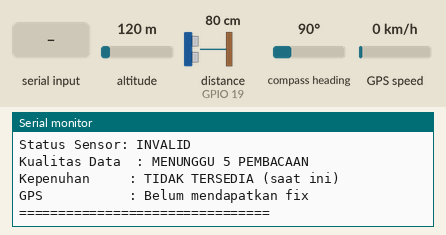
Recording of a sketch running on a simulated ESP32. Parts: the last lines printed to the serial monitor. Wiring (inferred from the names in the program): ultrasonic range finder: trigger GPIO 18; echo GPIO 19. Inputs (shaded band) come from the test bench; at power-on: distance to the obstacle (sensor on GPIO 19) 80 cm, altitude 120 m, compass heading 90°, GPS speed 0 km/h. The echo pulse lasts 58.3 µs per cm; WiFi joins after 1.5 s; servers stay silent unless stated; the GPS gets a fix after 3 s at 37.7749, -122.4194 with 8 satellites.

Above: at 1.2 s.
1.3 s: distance to the obstacle (sensor on GPIO 19) set to 35 cm
3.5 s: "V" received over Serial
At 3.81 s:
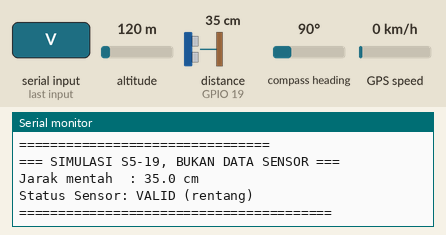
5.0 s: "T" received over Serial
6.5 s: distance to the obstacle (sensor on GPIO 19) set to 2 cm
At 7.8 s:
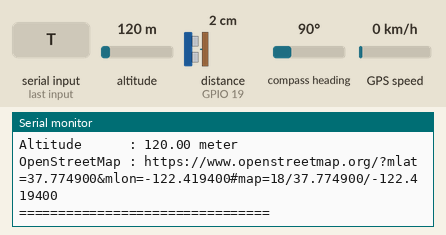
8.5 s: "J" received over Serial
At 8.9 s:
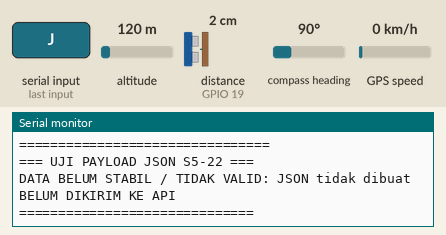
10.0 s: altitude set to 20 m
At 11.6 s:
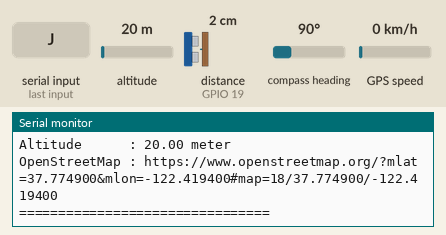
Timing chart, 0 to 12.5 s (numbered marks = the images above; inputs shaded):
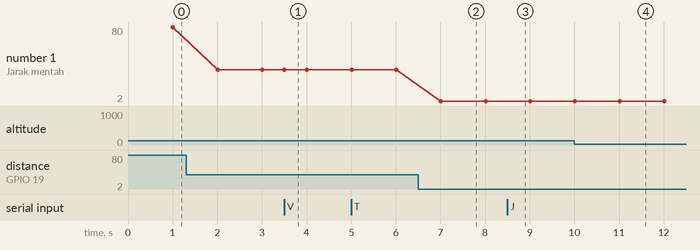

The sketch:

SmartBin_S5_20_Hasil_Kalibrasi.ino
```cpp
#include <TinyGPSPlus.h>
#include <WiFi.h>
#include <math.h>

// ========================================================
// SMARTBIN S5-20 - Kalibrasi + status OVERLOAD (revisi)
// Melanjutkan S5-19; BELUM ada pengiriman HTTPS POST.
// ========================================================

// GPS NEO-6M (pin tidak diubah)
TinyGPSPlus gps;
HardwareSerial gpsSerial(2);
TinyGPSCustom satelitTerdeteksi(gps, "GPGSV", 3);
#define GPS_RX 22
#define GPS_TX 23

// AJ-SR04M (pin tidak diubah)
#define TRIG_PIN 18
#define ECHO_PIN 19

// Wi-Fi (isi sendiri, jangan publikasikan kata sandi)
const char* ssid = "ISI_NAMA_WIFI";
const char* password = "ISI_PASSWORD_WIFI";

// ========================================================
// S5-19 - Batas validasi hasil kesepakatan tim
// ========================================================
const float TINGGI_TONG_CM = 55.0f; // Penggaris
const float MARGIN_CM = 2.0f;
const float JARAK_MIN_VALID_CM = 20.0f; // Sementara, sesuai varian sensor
const float JARAK_MAX_VALID_CM = TINGGI_TONG_CM + MARGIN_CM; // 57 cm

// ========================================================
// S5-20 - Acuan kalibrasi pembacaan SENSOR
// ========================================================
const float JARAK_KOSONG_CM = 54.8f; // 0%, hasil uji tong kosong
const float JARAK_PENUH_CM = 21.6f;  // 100%, hasil uji batas penuh

// Aturan status tong:
//   jarak < 21.6 cm  -> INDIKASI OVERLOAD, terlalu dekat dengan sensor
//   jarak == 21.6 cm -> PENUH (100%)
//   jarak > 21.6 cm  -> NORMAL, hitung persen seperti kode S5-20 lama
// Tidak ada kunci pasca penuh: pembacaan 22/23/29 cm yang STABIL
// kembali diproses seperti sebelumnya. Kesalahan yang tampak stabil
// masih bisa lolos filter, jadi bukan bukti pasti kondisi fisik tong.

// Setiap 1 detik membaca sensor; BUKAN setiap 1 detik POST API.
const unsigned long INTERVAL_BACA_MS = 1000UL;
unsigned long waktuBacaTerakhir = 0;

// Filter konsistensi awal: sedikitnya 4 dari 5 pembacaan
// dalam kelompok yang rentangnya <= 1.5 cm.
// Angka filter ini PARAMETER UJI, bukan kalibrasi final sensor.
const byte JUMLAH_SAMPEL = 5;
const byte MIN_SAMPEL_STABIL = 4;
const float RENTANG_STABIL_CM = 1.5f;
float riwayatJarak[JUMLAH_SAMPEL];
byte posisiRiwayat = 0;
byte jumlahTercatat = 0;

// Nilai TERAKHIR yang pernah terkonfirmasi; bukan keadaan terbaru
// apabila pembacaan saat ini tidak stabil.
bool adaDataTerakhir = false;
float jarakTerakhirValid = NAN;
float persenTerakhirValid = NAN;

enum StatusJarak {
  SENSOR_VALID,
  SENSOR_TIMEOUT,
  SENSOR_INVALID
};

StatusJarak cekStatusJarak(float jarak) {
  if (jarak == -1.0f) return SENSOR_TIMEOUT;
  if (!isfinite(jarak) ||
      jarak < JARAK_MIN_VALID_CM ||
      jarak > JARAK_MAX_VALID_CM) {
    return SENSOR_INVALID;
  }
  return SENSOR_VALID;
}

float bacaJarak() {
  digitalWrite(TRIG_PIN, LOW);
  delayMicroseconds(2);
  digitalWrite(TRIG_PIN, HIGH);
  delayMicroseconds(10);
  digitalWrite(TRIG_PIN, LOW);

  unsigned long durasi = pulseIn(ECHO_PIN, HIGH, 30000UL);
  if (durasi == 0) return -1.0f; // TIMEOUT
  return durasi * 0.0343f / 2.0f;
}

// S5-20: nilai tidak valid harus dicek TERLEBIH DAHULU.
float hitungKepenuhan(float jarak) {
  if (cekStatusJarak(jarak) != SENSOR_VALID) return NAN;

  // Toleransi khusus kondisi kosong: abaikan fluktuasi <= 0.3 cm.
  // Berbeda dari MARGIN_CM 2 cm pada batas maksimum validasi.
  if (jarak >= JARAK_KOSONG_CM - 0.3f) return 0.0f;

  float persen = (JARAK_KOSONG_CM - jarak) /
                 (JARAK_KOSONG_CM - JARAK_PENUH_CM) * 100.0f;
  // 0% <= hasil <= 100%.
  if (persen < 0.0f) persen = 0.0f;
  if (persen > 100.0f) persen = 100.0f;
  return persen;
}

// S5-22: format JSON tepat sesuai kontrak API Django.
// Belum ada pengiriman HTTP/HTTPS dalam versi ini.
String buatPayloadJSON(float jarakCM, float kepenuhanPersen) {
  if (!isfinite(jarakCM) || !isfinite(kepenuhanPersen)) return "";

  String payload;
  payload.reserve(100);
  payload += "{\"device_id\":\"ESP32-001\",\"distance_cm\":";
  payload += String(jarakCM, 2);
  payload += ",\"fill_percent\":";
  payload += String(kepenuhanPersen, 2);
  payload += "}";
  return payload;
}

// JSON hanya mengambil pembacaan TERBARU yang lolos filter.
// Jangan gunakan data terakhir yang sudah stale.
bool dataJsonTersedia = false;
float jarakUntukJson = NAN;
float persenUntukJson = NAN;

void simpanRiwayat(float jarak) {
  riwayatJarak[posisiRiwayat] = jarak; // Termasuk INVALID/TIMEOUT
  posisiRiwayat = (posisiRiwayat + 1) % JUMLAH_SAMPEL;
  if (jumlahTercatat < JUMLAH_SAMPEL) jumlahTercatat++;
}

// Ambil kelompok empat pembacaan yang saling dekat.
// Sampel INVALID/TIMEOUT tidak dihitung.
// Pembacaan TERBARU juga wajib mendekati kelompok tersebut,
// supaya satu angka bias (misalnya 56 cm) tidak langsung
// dianggap valid meskipun empat data lama masih normal.
bool ambilJarakStabil(float jarakTerbaru, float &jarakStabil) {
  if (jumlahTercatat < JUMLAH_SAMPEL ||
      cekStatusJarak(jarakTerbaru) != SENSOR_VALID) return false;

  float dataValid[JUMLAH_SAMPEL];
  byte n = 0;
  for (byte i = 0; i < JUMLAH_SAMPEL; i++) {
    if (cekStatusJarak(riwayatJarak[i]) == SENSOR_VALID) {
      dataValid[n++] = riwayatJarak[i];
    }
  }
  if (n < MIN_SAMPEL_STABIL) return false;

  // Urutkan nilai valid kecil ke besar (hanya maksimal 5 nilai).
  for (byte i = 1; i < n; i++) {
    float x = dataValid[i];
    int j = (int)i - 1;
    while (j >= 0 && dataValid[j] > x) {
      dataValid[j + 1] = dataValid[j];
      j--;
    }
    dataValid[j + 1] = x;
  }

  bool ditemukan = false;
  float rentangTerbaik = INFINITY;
  float rataTerbaik = NAN;

  for (byte awal = 0; awal + MIN_SAMPEL_STABIL <= n; awal++) {
    byte akhir = awal + MIN_SAMPEL_STABIL - 1;
    float rentang = dataValid[akhir] - dataValid[awal];
    if (rentang <= RENTANG_STABIL_CM && rentang < rentangTerbaik) {
      float jumlah = 0.0f;
      for (byte i = awal; i <= akhir; i++) jumlah += dataValid[i];
      rataTerbaik = jumlah / MIN_SAMPEL_STABIL;
      rentangTerbaik = rentang;
      ditemukan = true;
    }
  }

  if (!ditemukan) return false;
  if (fabsf(jarakTerbaru - rataTerbaik) > RENTANG_STABIL_CM) return false;

  jarakStabil = rataTerbaik;
  return true;
}

void tampilkanHasilJarak(float jarak) {
  StatusJarak status = cekStatusJarak(jarak);
  if (status == SENSOR_TIMEOUT) {
    Serial.println("Jarak mentah  : Tidak terbaca");
    Serial.println("Status Sensor: TIMEOUT");
  } else if (status == SENSOR_INVALID) {
    Serial.print("Jarak mentah  : ");
    Serial.print(jarak, 1);
    Serial.println(" cm");
    Serial.println("Status Sensor: INVALID");
  } else {
    Serial.print("Jarak mentah  : ");
    Serial.print(jarak, 1);
    Serial.println(" cm");
    if (jarak < JARAK_PENUH_CM) {
      Serial.println("Status Sensor: TERLALU DEKAT (indikasi overload)");
    } else {
      Serial.println("Status Sensor: VALID (rentang)");
    }
  }
}

// Pengujian S5-19 terdahulu. Tidak memengaruhi buffer sensor fisik.
void ujiSimulasiS519(char perintah) {
  float jarak;
  switch (perintah) {
    case 'V': case 'v': jarak = 35.0f; break;
    case 'I': case 'i': jarak = 10.0f; break;
    case 'A': case 'a': jarak = 100.0f; break;
    case 'T': case 't': jarak = -1.0f; break;
    default: return;
  }
  Serial.println("=== SIMULASI S5-19, BUKAN DATA SENSOR ===");
  tampilkanHasilJarak(jarak);
  Serial.println("========================================");
}

// Pengujian rumus S5-20 tanpa mengubah buffer pembacaan fisik.
void ujiSimulasiKalibrasi() {
  const float uji[] = {54.8f, 45.33f, 37.3f, 29.7f,
                      23.0f, 22.0f, 21.6f, 20.2f,
                      56.0f, 70.0f, -1.0f};
  Serial.println("=== SIMULASI RUMUS S5-20 ===");
  Serial.println("BUKAN HASIL SENSOR FISIK");
  for (byte i = 0; i < sizeof(uji) / sizeof(uji[0]); i++) {
    float persen = hitungKepenuhan(uji[i]);
    Serial.print("Jarak ");
    if (uji[i] < 0) Serial.print("TIMEOUT");
    else { Serial.print(uji[i], 2); Serial.print(" cm"); }
    Serial.print(" => ");
    if (isnan(persen)) Serial.println("PERSENTASE TIDAK TERSEDIA");
    else {
      Serial.print(persen, 2); Serial.print("%");
      if (uji[i] < JARAK_PENUH_CM) Serial.print(" | INDIKASI OVERLOAD");
      else if (uji[i] <= JARAK_PENUH_CM) Serial.print(" | PENUH");
      Serial.println();
    }
  }
  Serial.println("=============================");
}

void tampilkanGps() {
  if (gps.location.isValid()) {
    Serial.print("Latitude      : ");
    Serial.println(gps.location.lat(), 6);
    Serial.print("Longitude     : ");
    Serial.println(gps.location.lng(), 6);

    if (gps.satellites.isValid() && gps.satellites.age() < 5000) {
      Serial.print("Satelit digunakan  : ");
      Serial.println(gps.satellites.value());
    } else {
      Serial.println("Satelit digunakan  : Belum tersedia");
    }

    if (satelitTerdeteksi.isValid() && satelitTerdeteksi.age() < 5000) {
      Serial.print("Satelit terdeteksi : ");
      Serial.println(satelitTerdeteksi.value());
    } else {
      Serial.println("Satelit terdeteksi : Belum tersedia");
    }

    if (gps.altitude.isValid()) {
      Serial.print("Altitude      : ");
      Serial.print(gps.altitude.meters(), 2);
      Serial.println(" meter");
    }

    Serial.print("OpenStreetMap : ");
    Serial.print("https://www.openstreetmap.org/?mlat=");
    Serial.print(gps.location.lat(), 6);
    Serial.print("&mlon=");
    Serial.print(gps.location.lng(), 6);
    Serial.print("#map=18/");
    Serial.print(gps.location.lat(), 6);
    Serial.print("/");
    Serial.println(gps.location.lng(), 6);
  } else {
    Serial.println("GPS           : Belum mendapatkan fix");
  }
}

void setup() {
  Serial.begin(115200);
  pinMode(TRIG_PIN, OUTPUT);
  pinMode(ECHO_PIN, INPUT);
  gpsSerial.begin(9600, SERIAL_8N1, GPS_RX, GPS_TX);

  WiFi.mode(WIFI_STA);
  WiFi.setAutoReconnect(true);
  WiFi.begin(ssid, password);

  Serial.println();
  Serial.println("====================================");
  Serial.println(" SMARTBIN S5-20 - KALIBRASI KEPENUHAN");
  Serial.println("====================================");
  Serial.print("Tinggi tong manual  : "); Serial.println(TINGGI_TONG_CM, 1);
  Serial.print("Margin maksimum     : "); Serial.println(MARGIN_CM, 1);
  Serial.print("Acuan kosong (0%)   : "); Serial.println(JARAK_KOSONG_CM, 1);
  Serial.print("Acuan penuh (100%)  : "); Serial.println(JARAK_PENUH_CM, 1);
  Serial.print("Batas validasi      : ");
  Serial.print(JARAK_MIN_VALID_CM, 1); Serial.print(" - ");
  Serial.println(JARAK_MAX_VALID_CM, 1);
  Serial.println("Filter: 4 dari 5 pembacaan serupa (rentang <= 1.5 cm)");
  Serial.println("<21.6 cm: INDIKASI OVERLOAD; 21.6 cm: PENUH");
  Serial.println(">21.6 cm: NORMAL lagi jika pembacaan stabil");
  Serial.println("Tanpa kunci pasca penuh / tanpa reset petugas di ESP32");
  Serial.println("Baca sensor: 1 detik; cloud POST: BELUM DIAKTIFKAN");
  Serial.println("Uji S5-19: V/I/A/T; uji rumus S5-20: K lalu Enter");
  Serial.println("Uji S5-22: tekan J lalu Enter untuk cetak JSON terbaru");
  Serial.println();
}

void loop() {
  while (gpsSerial.available() > 0) {
    gps.encode(gpsSerial.read());
  }

  while (Serial.available() > 0) {
    char input = (char)Serial.read();
    if (input == 'J' || input == 'j') {
      Serial.println("=== UJI PAYLOAD JSON S5-22 ===");
      if (dataJsonTersedia) {
        Serial.println(buatPayloadJSON(jarakUntukJson, persenUntukJson));
      } else {
        Serial.println("DATA BELUM STABIL / TIDAK VALID: JSON tidak dibuat");
      }
      Serial.println("BELUM DIKIRIM KE API");
      Serial.println("==============================");
    } else if (input == 'K' || input == 'k') ujiSimulasiKalibrasi();
    else ujiSimulasiS519(input);
  }

  if (millis() - waktuBacaTerakhir >= INTERVAL_BACA_MS) {
    waktuBacaTerakhir = millis();

    float jarakMentah = bacaJarak();
    // Diulang setiap siklus: JSON tidak boleh mewakili data lama.
    dataJsonTersedia = false;
    simpanRiwayat(jarakMentah);

    Serial.println("===== DATA SMARTBIN S5-20 =====");
    if (WiFi.status() == WL_CONNECTED) {
      Serial.println("Wi-Fi         : TERHUBUNG");
      Serial.print("IP Address    : ");
      Serial.println(WiFi.localIP());
    } else {
      Serial.println("Wi-Fi         : BELUM TERHUBUNG");
    }

    tampilkanHasilJarak(jarakMentah);

    float jarakStabil = NAN;
    bool stabil = ambilJarakStabil(jarakMentah, jarakStabil);

    if (stabil) {
      float persen = hitungKepenuhan(jarakStabil);
      if (isfinite(persen)) {
        // Tambahan S5-22 saja, tidak mengubah filter / persentase.
        jarakUntukJson = jarakStabil;
        persenUntukJson = persen;
        dataJsonTersedia = true;
        adaDataTerakhir = true;
        jarakTerakhirValid = jarakStabil;
        persenTerakhirValid = persen;
        Serial.println("Kualitas Data  : STABIL");
        Serial.print("Jarak terfilter: ");
        Serial.print(jarakStabil, 2);
        Serial.println(" cm");
        Serial.print("Kepenuhan     : ");
        Serial.print(persen, 2);
        Serial.println("%");

        // PENAMBAHAN SAJA: status tong berdasarkan nilai TERFILTER.
        // Pembacaan NORMAL 22/23/29 cm tetap diproses dan dihitung.
        if (jarakStabil < JARAK_PENUH_CM) {
          Serial.println("Status Tong   : OVERLOAD (indikasi)");
          Serial.println("Keterangan    : Melewati batas penuh 21.6 cm;");
          Serial.println("                mendekati blind zone sensor.");
          Serial.println("                Jarak fisik sebenarnya belum pasti.");
        } else if (jarakStabil <= JARAK_PENUH_CM) {
          Serial.println("Status Tong   : PENUH");
        } else if (persen <= 0.0f) {
          Serial.println("Status Tong   : KOSONG");
        } else if (persen >= 80.0f) {
          Serial.println("Status Tong   : HAMPIR PENUH");
        } else {
          Serial.println("Status Tong   : TERISI");
        }
      }
    } else {
      if (jumlahTercatat < JUMLAH_SAMPEL) {
        Serial.println("Kualitas Data  : MENUNGGU 5 PEMBACAAN");
      } else {
        Serial.println("Kualitas Data  : TIDAK STABIL / TIDAK VALID");
      }
      Serial.println("Kepenuhan     : TIDAK TERSEDIA (saat ini)");
      if (adaDataTerakhir) {
        Serial.print("Terakhir valid: ");
        Serial.print(persenTerakhirValid, 2);
        Serial.println("% (DATA LAMA, BUKAN KONDISI TERBARU)");
      }
    }

    tampilkanGps();
    Serial.println("================================");
    Serial.println();
  }
}
```

Measured:
- after the input at 3.5 s, the serial monitor: prints a new line at once (image 1)
- after the input at 6.5 s, the serial monitor: prints a new line after 0.51 s (image 2)
- after the input at 8.5 s, the serial monitor: prints a new line at once (image 3)
- after the input at 10.0 s, the serial monitor: prints a new line after 1.0 s (image 4)
- plotted number 1: 80 → 35 after the input at 1.3 s, 35 → 2 after the input at 6.5 s
